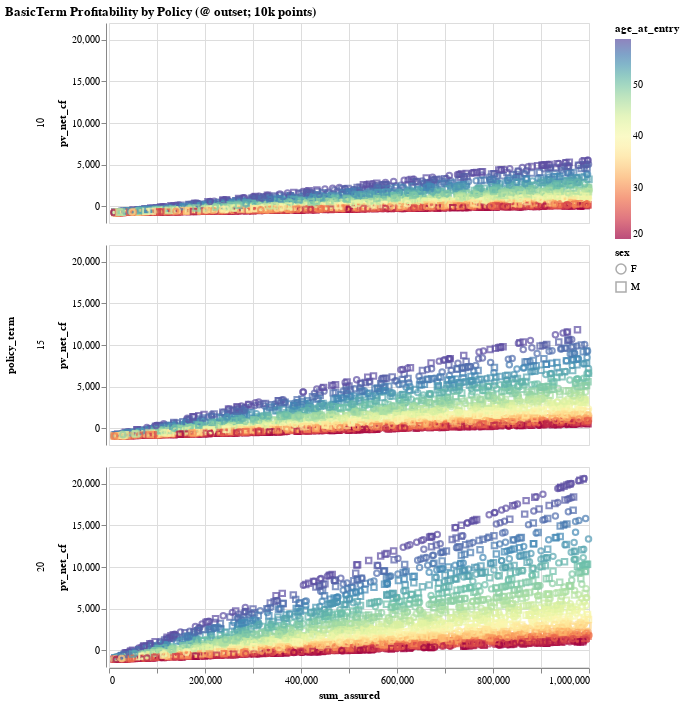

The cell this chart's notebook holds for it:
### Markdown cell above
# Optional Visual:

### Code cell
import altair as alt

alt.data_transformers.disable_max_rows()

alt.Chart(policy_results).properties(width=480, height=200, title='BasicTerm Profitability by Policy (@ outset; 10k points)').mark_point().encode(
            x='sum_assured:Q',
            y='pv_net_cf:Q',
            #color='age_at_entry:Q',
            color=alt.Color('age_at_entry:Q').scale(scheme='spectral'),
            shape='sex:N',
            row='policy_term:N',
            order='p'
          )

### Figure 1 — Vega-Lite specification as saved in the notebook (floating-point values rounded to 4 significant figures; data arrays with more than 128 entries replaced by an {"elided": "..."} marker saying what was removed)
{"config": {"view": {"continuousWidth": 300, "continuousHeight": 300}}, "data": {"name": "data-9802dca7fce773d84d9b14ab1d0dadd7"}, "mark": {"type": "point"}, "encoding": {"color": {"field": "age_at_entry", "scale": {"scheme": "spectral"}, "type": "quantitative"}, "order": {"field": "p", "type": "quantitative"}, "row": {"field": "policy_term", "type": "nominal"}, "shape": {"field": "sex", "type": "nominal"}, "x": {"field": "sum_assured", "type": "quantitative"}, "y": {"field": "pv_net_cf", "type": "quantitative"}}, "height": 200, "title": "BasicTerm Profitability by Policy (@ outset; 10k points)", "width": 480, "$schema": "https://vega.github.io/schema/vega-lite/v5.8.0.json", "datasets": {"data-9802dca7fce773d84d9b14ab1d0dadd7": {"elided": "9999 records"}}}
